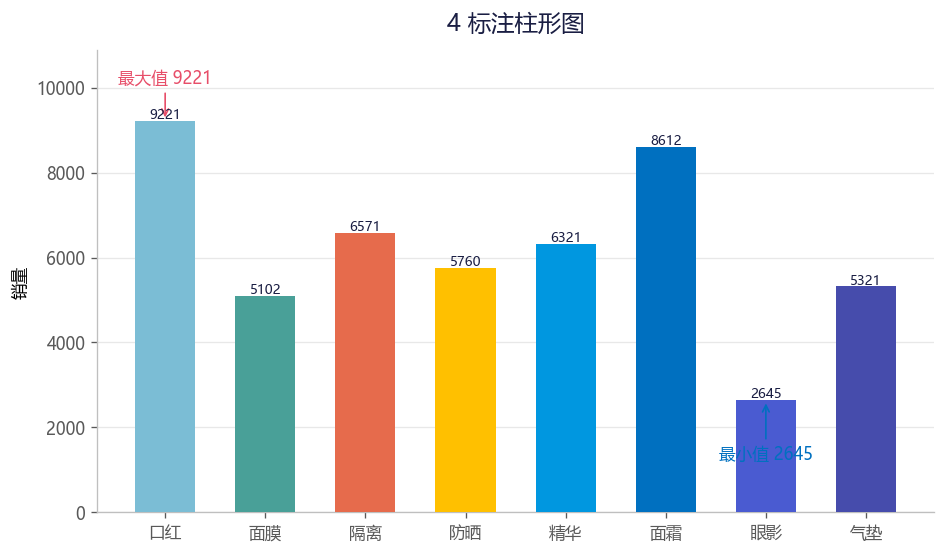

Source code (Python):
# -*- coding: utf-8 -*-
"""
图表 04：标注柱形图
复现《Excel数据可视化-从图表到数据大屏》第二章
运行: python 04_标注柱形图.py  ->  生成 04_标注柱形图.png
"""
import os, math
import numpy as np
import matplotlib
matplotlib.use('Agg')
import matplotlib.pyplot as plt
from matplotlib.patches import FancyBboxPatch, Circle, Wedge, PathPatch
from matplotlib.path import Path
import matplotlib.colors as mcolors

plt.rcParams['font.sans-serif'] = ['Microsoft YaHei', 'SimHei', 'DejaVu Sans']
plt.rcParams['axes.unicode_minus'] = False
plt.rcParams['figure.dpi'] = 120

BASE = r"c:\Users\DENG_影\Desktop\作业\数据可视化\《Excel数据可视化 - 从图表到数据大屏》-清华-郭宏远"
OUT = os.path.join(BASE, "python复现图表")
os.makedirs(OUT, exist_ok=True)

# 配色
C_BLUE   = '#0070C0'
C_BLUE_L = '#00B0F0'
C_BLUE_M = '#82ADD7'
C_DARK   = '#1A1E43'
C_ORANGE = '#FFC000'
C_RED    = '#E74E69'
C_OR     = '#E66B4C'
C_PURPLE = '#7030A0'
C_GREEN  = '#49A098'
C_TEAL   = '#4A5BD1'
C_INDIGO = '#464CAC'
C_CYAN   = '#7BBDD5'
C_SKY    = '#0097E0'

def save(fig, name):
    path = os.path.join(OUT, name)
    fig.savefig(path, bbox_inches='tight', facecolor='white')
    plt.close(fig)
    print("saved:", name)

def gradient_bars(ax, x, h, w, c_top, c_bot):
    """垂直渐变填充柱形"""
    cmap = mcolors.LinearSegmentedColormap.from_list('g', [c_bot, c_top])
    for xi, hi in zip(x, h):
        if hi <= 0:
            continue
        grad = np.linspace(0, 1, 256).reshape(-1, 1)
        ax.imshow(grad, extent=[xi - w/2, xi + w/2, 0, hi],
                  aspect='auto', cmap=cmap, zorder=2)
    ax.set_ylim(bottom=0)

def style_ax(ax):
    ax.spines['top'].set_visible(False)
    ax.spines['right'].set_visible(False)
    ax.spines['left'].set_color('#BFBFBF')
    ax.spines['bottom'].set_color('#BFBFBF')
    ax.tick_params(colors='#595959')

def catmull(x, y, n=30):
    """Catmull-Rom 平滑曲线"""
    pts = list(zip(x, y))
    pts = [pts[0]] + pts + [pts[-1]]
    xs, ys = [], []
    for i in range(len(pts) - 3):
        p0, p1, p2, p3 = pts[i], pts[i+1], pts[i+2], pts[i+3]
        for t in np.linspace(0, 1, n):
            t2, t3 = t*t, t*t*t
            X = 0.5*((2*p1[0]) + (-p0[0]+p2[0])*t +
                     (2*p0[0]-5*p1[0]+4*p2[0]-p3[0])*t2 +
                     (-p0[0]+3*p1[0]-3*p2[0]+p3[0])*t3)
            Y = 0.5*((2*p1[1]) + (-p0[1]+p2[1])*t +
                     (2*p0[1]-5*p1[1]+4*p2[1]-p3[1])*t2 +
                     (-p0[1]+3*p1[1]-3*p2[1]+p3[1])*t3)
            xs.append(X); ys.append(Y)
    return xs, ys

# ============ 4 标注柱形图 ============
def fig04():
    item = ['口红','面膜','隔离','防晒','精华','面霜','眼影','气垫']
    val  = [9221,5102,6571,5760,6321,8612,2645,5321]
    cols = [C_CYAN,C_GREEN,C_OR,C_ORANGE,C_SKY,C_BLUE,C_TEAL,C_INDIGO]
    fig, ax = plt.subplots(figsize=(9,5))
    x = np.arange(len(item))
    ax.bar(x, val, width=0.6, color=cols, zorder=3)
    imax = int(np.argmax(val)); imin = int(np.argmin(val))
    ax.annotate('最大值 %d' % val[imax], xy=(imax, val[imax]),
                xytext=(imax, val[imax]+900), ha='center',
                arrowprops=dict(arrowstyle='->', color=C_RED), color=C_RED, fontsize=10)
    ax.annotate('最小值 %d' % val[imin], xy=(imin, val[imin]),
                xytext=(imin, val[imin]-1400), ha='center',
                arrowprops=dict(arrowstyle='->', color=C_BLUE), color=C_BLUE, fontsize=10)
    for xi, v in zip(x, val):
        ax.text(xi, v+60, str(v), ha='center', fontsize=8, color=C_DARK)
    ax.set_xticks(x); ax.set_xticklabels(item)
    ax.set_title('4 标注柱形图', fontsize=14, color=C_DARK, pad=12)
    ax.set_ylabel('销量'); style_ax(ax)
    ax.set_ylim(0, max(val)*1.18)
    ax.yaxis.grid(True, color='#E8E8E8', zorder=0)
    save(fig, '04_标注柱形图.png')

if __name__ == '__main__':
    fig04()
